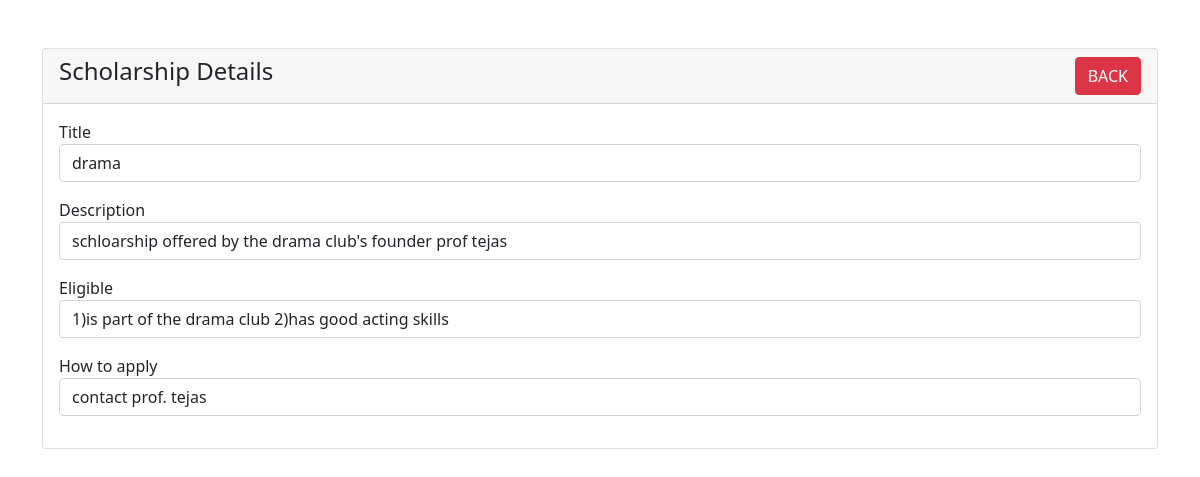
/crud/scholarship-view.php?id=4, run on an earlier commit of the app's database.
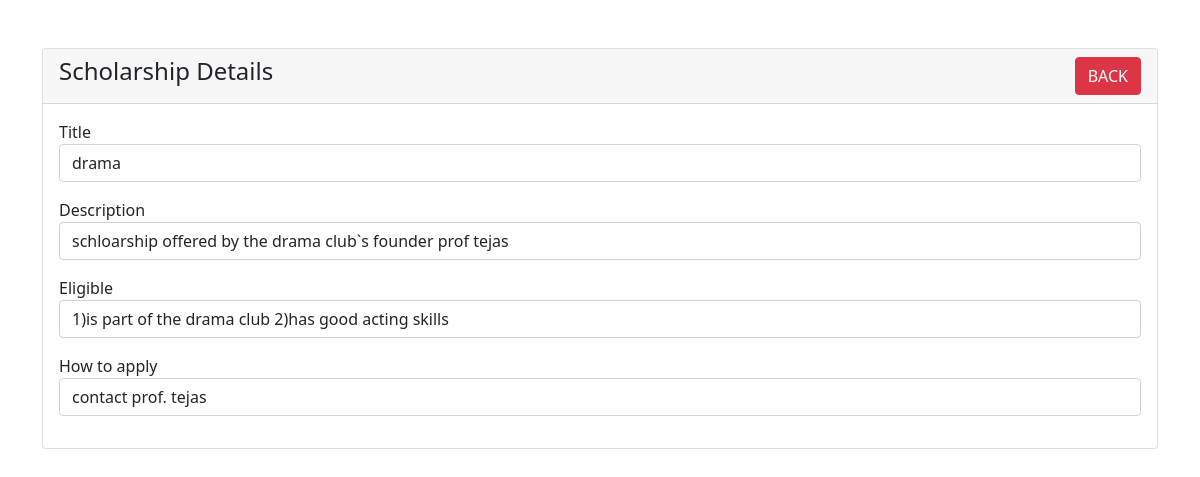
And on a later commit of the database.
### tables this page shows
CREATE TABLE `scholarship` (
  `id` int(255) NOT NULL,
  `title` varchar(255) NOT NULL,
  `description` varchar(255) NOT NULL,
  `eligible` varchar(255) NOT NULL,
  `how` varchar(255) NOT NULL
);

### crud/scholarship-view.php (the view, shortened to what this page needs)
<?php
require 'dbcon.php';
?>
<!doctype html>
<html lang="en">
  <head>
    <link href="https://cdn.jsdelivr.net/npm/bootstrap@5.1.3/dist/css/bootstrap.min.css" rel="stylesheet">
</head>
<body>
    <div class="container mt-5">
        <div class="row">
            <div class="col-md-12">
                <div class="card">
                    <div class="card-header">
                        <h4>Scholarship Details
                            <a href="index.php" class="btn btn-danger float-end">BACK</a>
                        </h4>
                    </div>
                    <div class="card-body">
                        <?php
                        if(isset($_GET['id']))
                        {
                            $scholarship_id = mysqli_real_escape_string($con, $_GET['id']);
                            $query = "SELECT * FROM scholarship WHERE id='$scholarship_id' ";
                            $query_run = mysqli_query($con, $query);
                            if(mysqli_num_rows($query_run) > 0)
                            {
                                $scholarship = mysqli_fetch_array($query_run);
                                ?>
                                    <div class="mb-3">
                                        <label>Title</label>
                                        <p class="form-control">
                                            <?=$scholarship['title'];?>
                                        </p>
                                    </div>
                                    <div class="mb-3">
                                        <label>Description</label>
                                        <p class="form-control">
                                            <?=$scholarship['description'];?>
                            </p>
                                    </div>
                                    <div class="mb-3">
                                        <label>Eligible</label>
                                        <p class="form-control">
                                            <?=$scholarship['eligible'];?>
                                        </p>
                                    </div>
                                    <div class="mb-3">
                                        <label>How to apply</label>
                                        <p class="form-control">
                                            <?=$scholarship['how'];?>
                                        </p>
                                    </div>
                                <?php
                            }
                            else
                            {
                                echo "<h4>No Such Id Found</h4>";
                            }
                        }
                        ?>
                    </div>
                </div>
            </div>
        </div>
    </div>
</body>
</html>

What changed in the data, as far as the page shows it:
changed scholarship "drama": description "schloarship offered by the drama club's founder prof tejas" → "schloarship offered by the drama club`s founder prof tejas"
